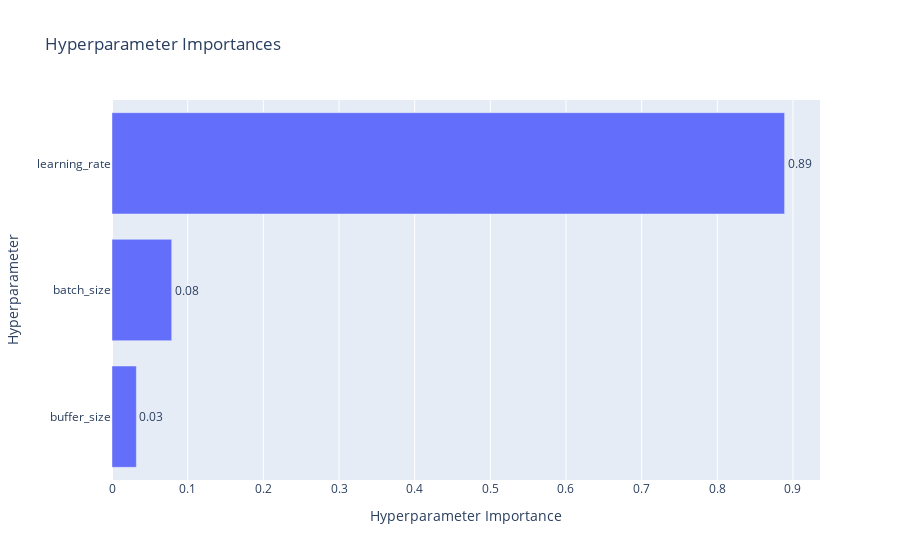

The cell this chart's notebook holds for it:
### Code cell
fig = optuna.visualization.plot_param_importances(study4)
fig.show()

### Figure 1 — Plotly figure (JSON) as saved in the notebook; plotly's stock layout.template omitted (floating-point values rounded to 4 significant figures)
{"data": [{"cliponaxis": false, "hovertemplate": ["buffer_size (CategoricalDistribution): 0.03219319459436416<extra></extra>", "batch_size (CategoricalDistribution): 0.07889563335684041<extra></extra>", "learning_rate (FloatDistribution): 0.8889111720487954<extra></extra>"], "name": "Objective Value", "orientation": "h", "text": ["0.03", "0.08", "0.89"], "textposition": "outside", "type": "bar", "x": [0.03219, 0.0789, 0.8889], "y": ["buffer_size", "batch_size", "learning_rate"]}], "layout": {"title": {"text": "Hyperparameter Importances"}, "xaxis": {"title": {"text": "Hyperparameter Importance"}}, "yaxis": {"title": {"text": "Hyperparameter"}}}}
